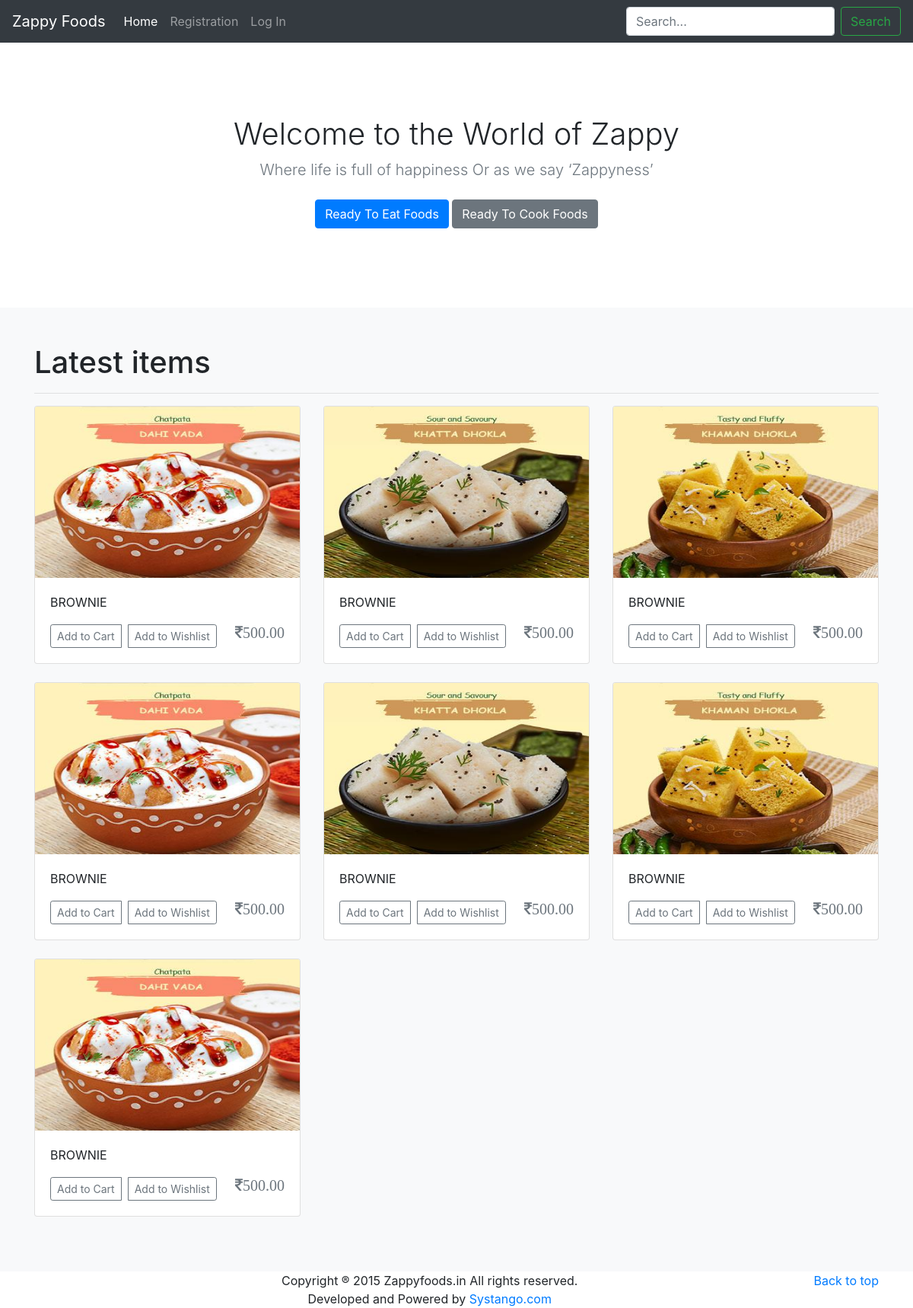
The page / on the database its author committed.
### zappyapp/models.py (models this page shows, shortened)
class Product(models.Model):
    categories=(('rte','Ready To Eat'),('rtc','Ready To Cook'))
    cat_choice=models.CharField(max_length=20,choices=categories,default='rte')
    pname=models.CharField(max_length=200)
    image=models.ImageField(upload_to='Products',default='Products/default1.jpg')
    description=models.TextField()
    price=models.DecimalField(max_digits=10,decimal_places=2)

### zappyapp/views.py (the view)
# urls.py: path('', views.home,name='home'),
def home(request):
    products=Product.objects.all()
    return render(request,'zappyapp/home.html',{'products':products})

### templates/zappyapp/home.html
{%extends 'zappyapp/base.html'%}
{%block products%}
{%if products%}
<section class="jumbotron text-center">
  <div class="container">
    <h1 class="jumbotron-heading">Welcome to the
World of Zappy</h1>
    <p class="lead text-muted">Where life is full of happiness
Or as we say ‘Zappyness’</p>
    <p>
      <a href="{% url 'zappyapp:readytoeat'%}" class="btn btn-primary my-2">Ready To Eat Foods</a>
      <a href="{% url 'zappyapp:readytocook'%}" class="btn btn-secondary my-2">Ready To Cook Foods</a>
    </p>
  </div>
</section>
<div class="album py-5 bg-light">
  <div class="container">
<h1>Latest items</h1>
<hr>
    <div class="row">
      {%for i in products%}
      <div class="col-md-4">
        <div class="card mb-4 box-shadow">
          <a href="details/{{i.id}}"><img class="card-img-top" height="225" src="{{i.image.url}}" alt="Card image cap"></a>
          <div class="card-body">
            <p class="card-text">{{i.pname}}</p>
            <div class="d-flex justify-content-between align-items-center">
              <div class="btn-group">
                <button type="button" class="btn btn btn-outline-secondary btn-sm">Add to Cart</button>&nbsp&nbsp
                <button type="button" class="btn btn btn-outline-secondary btn-sm">Add to Wishlist</button>
              </div>
              <h5 class="text-muted"><i class="fa fa-rupee">{{i.price}}</i></h5>
            </div>
          </div>
        </div>
      </div>
      {%endfor%}
    </div>
  </div>
</div>
{%else%}
<div class="album py-5 bg-light" id="nop">
  <div class="container text-center">
<h1>Sorry But No Products Matching</h1>
</div>
</div>
{%endif%}
{%endblock products%}
{%block footer%}
{%if products%}
<footer class="footer">
  <div class="container">
    <p class="float-right">
      <a href="#">Back to top</a>
    </p>
    <div class="copy-footer container-fluid text-center">Copyright &reg; 2015 Zappyfoods.in All rights reserved.<br> Developed and Powered by <a target="_blank" href="http://www.systango.com/">Systango.com</a></div>
  </div>
</footer>
{%endif%}
{%endblock footer%}

### templates/zappyapp/base.html (shortened to what this page needs)
{% load static %}
<!doctype html>
<html lang="en">
  <head>
    <link href="https://stackpath.bootstrapcdn.com/bootstrap/4.1.3/css/bootstrap.min.css" rel="stylesheet">
    <link rel="stylesheet" href="https://cdnjs.cloudflare.com/ajax/libs/font-awesome/4.7.0/css/font-awesome.min.css">
    <link href="{% static "css/home.css" %}" rel="stylesheet">
    <link href="{% static "css/sticky-footer.css" %}" rel="stylesheet">
  </head>
  <body>
    <header>
      <nav class="navbar navbar-expand-lg navbar-dark bg-dark">
      <a class="navbar-brand" href="{%url 'zappyapp:home'%}">Zappy Foods</a>
      <div class="collapse navbar-collapse" id="navbarTogglerDemo03">
        <ul class="navbar-nav mr-auto mt-2 mt-lg-0">
          <li class="nav-item active">
            <a class="nav-link" href="{%url 'zappyapp:home'%}">Home <span class="sr-only">(current)</span></a>
          </li>
          {% if user.is_authenticated is False%}
          <li class="nav-item">
            <a class="nav-link" href="{%url 'zappyapp:registration'%}">Registration</a>
          </li>
          <li class="nav-item">
            <a class="nav-link " href="{%url 'login'%}">Log In</a>
          </li>
          {%endif%}
        </ul>
        <form class="form-inline my-2 my-lg-0" action="{% url 'zappyapp:search' %}" method="GET">
          <input class="form-control mr-sm-2" type="search" placeholder="Search..." name="q" value="{{request.GET.q}}" aria-label="Search">
          <button class="btn btn-outline-success my-2 my-sm-0" type="submit">Search</button>
        </form>
      </div>
    </nav>
    </header>
    <main role="main">
{%block products%}
{%endblock products%}
    </main>
{%block footer%}
{%endblock footer%}
  </body>
</html>

### static/css/home.css (style rules this page uses)
:root { --jumbotron-padding-y: 3rem; }
.jumbotron { padding-top: var(--jumbotron-padding-y); padding-bottom: var(--jumbotron-padding-y); margin-bottom: 0; background-color: #fff; }
@media (min-width: 768px) { .jumbotron { padding-top: calc(var(--jumbotron-padding-y) * 2); padding-bottom: calc(var(--jumbotron-padding-y) * 2); } }
.jumbotron p:last-child { margin-bottom: 0; }
.jumbotron-heading { font-weight: 300; }
.jumbotron .container { max-width: 40rem; }

### rows shown on the page
Product: image (picture), pname "BROWNIE", price "500.00"
Product: image (picture), pname "BROWNIE", price "500.00"
Product: image (picture), pname "BROWNIE", price "500.00"
Product: image (picture), pname "BROWNIE", price "500.00"
Product: image (picture), pname "BROWNIE", price "500.00"
Product: image (picture), pname "BROWNIE", price "500.00"
Product: image (picture), pname "BROWNIE", price "500.00"
